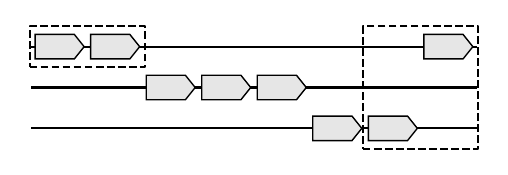

The script that saved this image:
#!/usr/bin/env python

import parasbolv as psv
import matplotlib.pyplot as plt

part_list = []
part_list.append( ['CDS', 
                   None,
                   None
                  ] )
part_list.append( ['CDS', 
                   None,
                   None
                  ] )
part_list.append( ['CDS', 
                   {'y_offset': -25},
                   None
                  ] )
part_list.append( ['CDS', 
                   {'y_offset': -25},
                   None
                  ] )
part_list.append( ['CDS', 
                   {'y_offset': -25},
                   None
                  ] )
part_list.append( ['CDS', 
                   {'y_offset': -50},
                   None
                  ] )
part_list.append( ['CDS', 
                   {'y_offset': -50},
                   None
                  ] )
part_list.append( ['CDS', 
                   None,
                   None
                  ] )
 

# Create list of modules
module_list = []
module_list.append([0, 1, 0, -10])
module_list.append([6, 7, 0, -60])

# Create renderer
renderer = psv.GlyphRenderer(glyph_path='../glyphs/')

# Draw construct
construct = psv.construct(part_list, renderer, module_list = module_list)
fig, ax, baseline_start, baseline_end, bounds = construct.draw()

ax.plot([baseline_start[0], baseline_end[0]], [baseline_start[1], baseline_end[1]], color=(0,0,0), linewidth=1.5, zorder=0)
ax.plot([baseline_start[0], baseline_end[0]], [-25, -25], color=(0,0,0), linewidth=1.5, zorder=0)
ax.plot([baseline_start[0], baseline_end[0]], [-50, -50], color=(0,0,0), linewidth=1.5, zorder=0)

fig.savefig('07_split_plots_and_modules.pdf', transparent=True, dpi=300)

plt.show()
